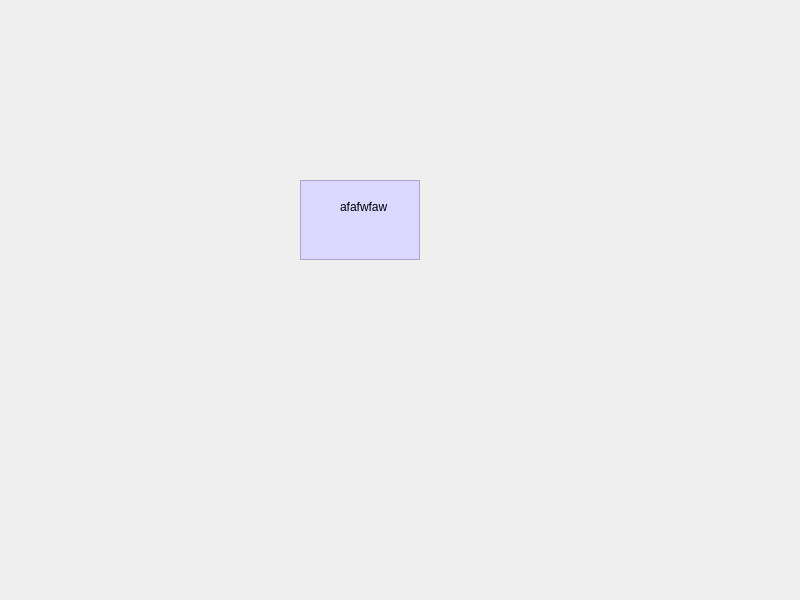
<?xml version="1.0" encoding="UTF-8"?>
<ui version="4.0">
 <class>MainWindow</class>
 <widget class="QMainWindow" name="MainWindow">
  <property name="geometry">
   <rect>
    <x>0</x>
    <y>0</y>
    <width>800</width>
    <height>600</height>
   </rect>
  </property>
  <property name="windowTitle">
   <string>MainWindow</string>
  </property>
  <widget class="QWidget" name="centralwidget">
   <widget class="QFrame" name="frame">
    <property name="geometry">
     <rect>
      <x>300</x>
      <y>180</y>
      <width>120</width>
      <height>80</height>
     </rect>
    </property>
    <property name="styleSheet">
     <string notr="true">background-color: rgb(219, 216, 255);</string>
    </property>
    <property name="frameShape">
     <enum>QFrame::StyledPanel</enum>
    </property>
    <property name="frameShadow">
     <enum>QFrame::Raised</enum>
    </property>
    <widget class="QLabel" name="label">
     <property name="geometry">
      <rect>
       <x>40</x>
       <y>20</y>
       <width>47</width>
       <height>13</height>
      </rect>
     </property>
     <property name="text">
      <string>afafwfawf</string>
     </property>
    </widget>
   </widget>
  </widget>
 </widget>
 <resources/>
 <connections/>
</ui>
